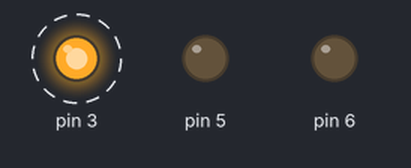
This sketch was run on a simulated Arduino Uno, built with avr-gcc and run on an emulated ATmega328P. Parts: output pins drawn as LEDs (lit = HIGH). Dashed ring = blinking.

Above: at 0.2 s.
At 1.0 s:
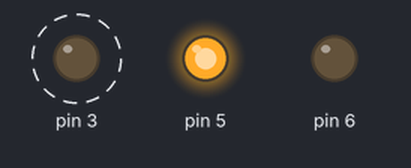
Timing chart, 0 to 3.0 s (numbered marks = the images above):
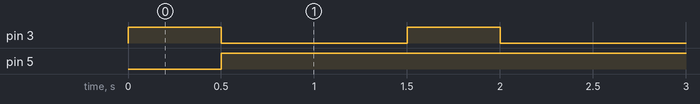

The sketch:

week07_5_arduino_analogWrite_rgb_led.ino
```cpp
//week07_5_arduino_analogWrite_rgb_led

void setup() {
  //RGB LED最長的那根是接地GND
  pinMode(3,OUTPUT); //接最左邊的紅色
  //RGB LED最長的那根是接地GND
  pinMode(6,OUTPUT); //藍色(GND的旁邊那個)
  pinMode(5,OUTPUT); //綠色(最外面)
  //(有PWM功能,可0-255輸出),要輸出
} //這些特別的腳,分別是第3,第5,第6,第9,第10,第11 共6個腳,都可控制它的亮暗程度
void loop() {
  analogWrite(6,0);//藍色關掉
  analogWrite(3,255);//最亮的紅色
  delay(500);//每0.5秒
  analogWrite(3,0);//紅色關掉
  analogWrite(5,255);//最高的綠色
  delay(500);
  analogWrite(6,0);//綠色關掉
  analogWrite(6,0);//最高的藍色
  delay(500);
}
```

Measured:
- by itself, pin 3: alternates HIGH for 0.50 s and LOW for 1.0 s
- by itself, pin 5: LOW → HIGH at 0.50 s
